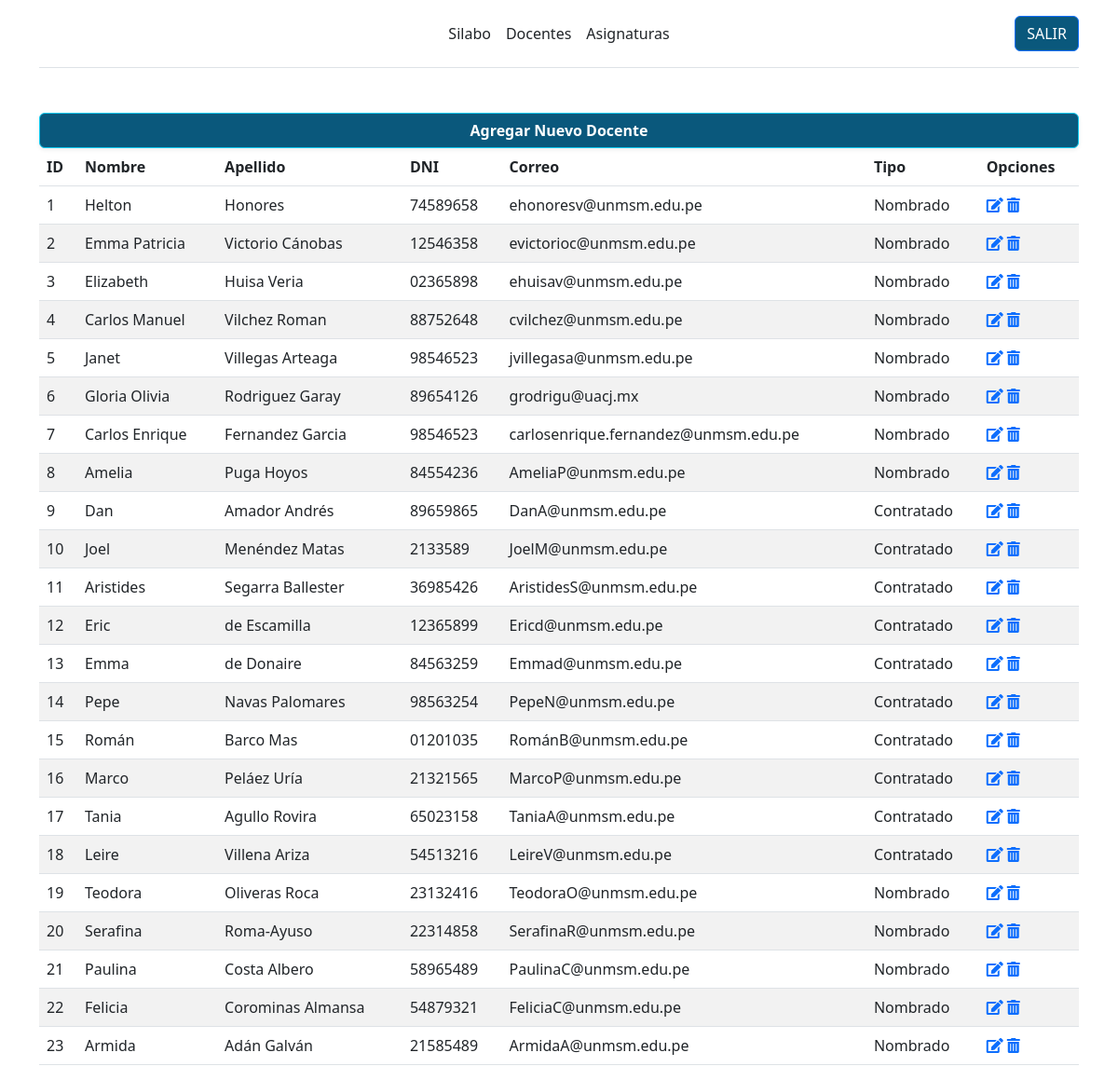
The app's page /docente.php with its own data.
### tables this page shows
CREATE TABLE `docente` (
  `IdDocente` mediumint NOT NULL AUTO_INCREMENT,
  `Nombre` varchar(30) NOT NULL,
  `Apellido` varchar(30) NOT NULL,
  `Correo` varchar(50) NOT NULL,
  `DNI` varchar(8) NOT NULL,
  `Tipo` varchar(15) NOT NULL,
  PRIMARY KEY (`IdDocente`)
);

### Consultas/docente_consultar.php (called while the page is built, shortened)
<?php
    include 'connection.php';
    $sql_consulta_docentes = "SELECT * FROM Docente";
    $resultado_sql_consulta_docentes = mysqli_query($conexion, $sql_consulta_docentes);
?>

### docente.php (the view, shortened to what this page needs)
<!DOCTYPE html>
<html lang="en">
<head>
    <link
      href="https://cdn.jsdelivr.net/npm/bootstrap@5.2.0/dist/css/bootstrap.min.css"
      rel="stylesheet"
    />
    <link rel="stylesheet" href="https://cdnjs.cloudflare.com/ajax/libs/twitter-bootstrap/5.2.0/css/bootstrap.min.css">
    <link rel="stylesheet" href="https://cdn.datatables.net/1.13.4/css/dataTables.bootstrap5.min.css">
    <link rel="stylesheet" href="https://cdnjs.cloudflare.com/ajax/libs/font-awesome/5.15.3/css/all.min.css">
</head>
<body>
  <div class="container">
      <header class="d-flex flex-wrap align-items-center justify-content-center justify-content-md-between py-3 mb-4 border-bottom">
        <a href="/" class="d-flex align-items-center col-md-3 mb-2 mb-md-0 text-dark text-decoration-none">
          <svg class="bi me-2" width="40" height="32" role="img" aria-label="Bootstrap"><use xlink:href="#bootstrap"/></svg>
        </a>
        <ul class="nav col-12 col-md-auto mb-2 justify-content-center mb-md-0">
          <li><a href="silabo.php" class="nav-link px-2 link-dark">Silabo</a></li>
          <li><a href="docente.php" class="nav-link px-2 link-dark">Docentes</a></li>
          <li><a href="asignatura.php" class="nav-link px-2 link-dark">Asignaturas</a></li>
        </ul>
        <div class="col-md-3 text-end">
          <a href="index.php">
            <button type="button" class="btn btn-primary" style="background-color: #0a587c">SALIR</button>
          </a>
        </div>
      </header>
  </div>
  <div class="container">
    <a href="docente.html">
      <input type="submit" value="Agregar Nuevo Docente" class="btn btn-info text-white w-100 mt-4 fw-semibold shadow-sm" style="background-color: #0a587c"/>
    </a>
  </div>
  <div class="container-sm nb-3 table-responsive">
    <table id="example" class="table table-striped" style="width:100%">
      <thead>
        <tr>
          <th>ID</th>
          <th>Nombre</th>
          <th>Apellido</th>
          <th>DNI</th>
          <th>Correo</th>
          <th>Tipo</th>
          <th>Opciones</th>
        </tr>
      </thead>
      <tbody>
        <tr>
          <?php include 'Consultas/docente_consultar.php';?>
          <?php while ($f_docente = mysqli_fetch_assoc($resultado_sql_consulta_docentes)) { ?>
            <tr>
                <td><?php echo $f_docente['IdDocente']; ?></td>
                <td><?php echo $f_docente['Nombre']; ?></td>
                <td><?php echo $f_docente['Apellido']; ?></td>
                <td><?php echo $f_docente['DNI']; ?></td>
                <td><?php echo $f_docente['Correo']; ?></td>
                <td><?php echo $f_docente['Tipo']; ?></td>
                <td>
                  <a href="Consultas/docente_editar.php?id=<?php echo $f_docente['IdDocente']; ?>"><i class="fas fa-edit"></i></a>
                  <a href="Consultas/docente_eliminar.php?id=<?php echo $f_docente['IdDocente']; ?>"><i class="fas fa-trash-alt"></i></a>
                </td>
            </tr>
          <?php } ?>
      </tr>
      </tbody>
    </table>
  </div>
</body>
</html>

### records on screen
docente: IdDocente "1", Nombre "Helton", Apellido "Honores", DNI "74589658", Correo "ehonoresv@unmsm.edu.pe", Tipo "Nombrado"
docente: IdDocente "2", Nombre "Emma Patricia", Apellido "Victorio Cánobas", DNI "12546358", Correo "evictorioc@unmsm.edu.pe", Tipo "Nombrado"
docente: IdDocente "3", Nombre "Elizabeth", Apellido "Huisa Veria", DNI "02365898", Correo "ehuisav@unmsm.edu.pe", Tipo "Nombrado"
docente: IdDocente "4", Nombre "Carlos Manuel", Apellido "Vilchez Roman", DNI "88752648", Correo "cvilchez@unmsm.edu.pe", Tipo "Nombrado"
docente: IdDocente "5", Nombre "Janet", Apellido "Villegas Arteaga", DNI "98546523", Correo "jvillegasa@unmsm.edu.pe", Tipo "Nombrado"
docente: IdDocente "6", Nombre "Gloria Olivia", Apellido "Rodriguez Garay", DNI "89654126", Correo "grodrigu@uacj.mx", Tipo "Nombrado"
docente: IdDocente "7", Nombre "Carlos Enrique", Apellido "Fernandez Garcia", DNI "98546523", Correo "carlosenrique.fernandez@unmsm.edu.pe", Tipo "Nombrado"
docente: IdDocente "8", Nombre "Amelia", Apellido "Puga Hoyos", DNI "84554236", Correo "AmeliaP@unmsm.edu.pe", Tipo "Nombrado"
docente: IdDocente "9", Nombre "Dan", Apellido "Amador Andrés", DNI "89659865", Correo "DanA@unmsm.edu.pe", Tipo "Contratado"
docente: IdDocente "10", Nombre "Joel", Apellido "Menéndez Matas", DNI "2133589", Correo "JoelM@unmsm.edu.pe", Tipo "Contratado"
docente: IdDocente "11", Nombre "Aristides", Apellido "Segarra Ballester", DNI "36985426", Correo "AristidesS@unmsm.edu.pe", Tipo "Contratado"
docente: IdDocente "12", Nombre "Eric", Apellido "de Escamilla", DNI "12365899", Correo "Ericd@unmsm.edu.pe", Tipo "Contratado"
docente: IdDocente "13", Nombre "Emma", Apellido "de Donaire", DNI "84563259", Correo "Emmad@unmsm.edu.pe", Tipo "Contratado"
docente: IdDocente "14", Nombre "Pepe", Apellido "Navas Palomares", DNI "98563254", Correo "PepeN@unmsm.edu.pe", Tipo "Contratado"
docente: IdDocente "15", Nombre "Román", Apellido "Barco Mas", DNI "01201035", Correo "RománB@unmsm.edu.pe", Tipo "Contratado"
docente: IdDocente "16", Nombre "Marco", Apellido "Peláez Uría", DNI "21321565", Correo "MarcoP@unmsm.edu.pe", Tipo "Contratado"
docente: IdDocente "17", Nombre "Tania", Apellido "Agullo Rovira", DNI "65023158", Correo "TaniaA@unmsm.edu.pe", Tipo "Contratado"
docente: IdDocente "18", Nombre "Leire", Apellido "Villena Ariza", DNI "54513216", Correo "LeireV@unmsm.edu.pe", Tipo "Contratado"
docente: IdDocente "19", Nombre "Teodora", Apellido "Oliveras Roca", DNI "23132416", Correo "TeodoraO@unmsm.edu.pe", Tipo "Nombrado"
docente: IdDocente "20", Nombre "Serafina", Apellido "Roma-Ayuso", DNI "22314858", Correo "SerafinaR@unmsm.edu.pe", Tipo "Nombrado"
docente: IdDocente "21", Nombre "Paulina", Apellido "Costa Albero", DNI "58965489", Correo "PaulinaC@unmsm.edu.pe", Tipo "Nombrado"
docente: IdDocente "22", Nombre "Felicia", Apellido "Corominas Almansa", DNI "54879321", Correo "FeliciaC@unmsm.edu.pe", Tipo "Nombrado"
docente: IdDocente "23", Nombre "Armida", Apellido "Adán Galván", DNI "21585489", Correo "ArmidaA@unmsm.edu.pe", Tipo "Nombrado"
